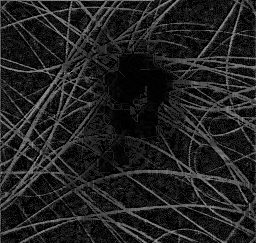
//> input picture GenerBluei.png, 256 x 243 px, given in place of GenerBluei.png.png, which was not available
$ ./main 3 3 3 3 GenerBluei.png   (built with g++ and OpenCV 4)
//> lines starting //> are read from the running program, lines starting //| are printed output that depends on the picture; after the words box and inside, x2 and y2 are one past the last pixel; in counts of white or black regions, pixels touching at a corner belong together; pictures that were not available may be replaced by others from this repository, and a replacement may not be noted
//#include <opencv2/core/core.hpp>
//#include <opencv2/highgui/highgui.hpp>
#include <opencv2/opencv.hpp>
#include <iostream>
#include <list>
#include <cmath>
#include <vector>
#include <algorithm>
// #define T 24

using namespace cv;
using namespace std;

//Struct que representam o tamanho das linhas que cruzam os pixels
//Será usada para percorrer
struct lines{
    /*
     * 0 - 0º
     * 1 - 45º
     * 2 - 90º
     * 3 - 135º
     */
    int lin[4];
};

//Seta todas as linhas da struct linhas para 1 (apenas o pixel atual)
void iniciaLinhas(struct lines *linhas){
    for(int i = 0 ; i < 4 ; i++){
        linhas->lin[i] = 1;
    }
}

//Filtro de mediana adaptado para só ser aplicado numa máscara hair
bool medianFiltering(Mat *in, Mat *out,Mat *hair, int kernel){

    //argumentos devem conter dados
    if( !in->data || !out->data ) {
        printf("Entrada do filtro de mediana invalida!\n");
        return false;
    }

    if(kernel %2 == 0){
        printf("Tamanho da janela deve ser impar.\n");
        return false;
    }

    int borderSize = (kernel-1)/2;
    vector<uchar> kernelValues;

    Mat buffer;
    in->copyTo(buffer);

    copyMakeBorder(buffer,buffer,borderSize,borderSize,borderSize,borderSize,BORDER_DEFAULT); //espelha a borda

    //passa o kernel na imagem, e o centro passa a ser a mediana. (uso a função sort)
    for(int x = borderSize ; x < in->cols ; x++){
        for(int y = borderSize ; y < in->rows ; y++){

            for(int kernelX = x-borderSize ; kernelX <= x+borderSize ; kernelX++ ){
                for(int kernelY = y - borderSize ; kernelY <= y+borderSize ; kernelY++){
                    kernelValues.push_back(buffer.at<uchar>(Point(kernelX,kernelY)));
                }
            }
            sort(kernelValues.begin(), kernelValues.end());

            if(hair->at<uchar>(Point(x,y)) == 0){ // Só faz a mediana se for região de cabelo
                out->at<uchar>(Point(x,y)) = kernelValues[(kernel*kernel -1)/2];
            }
            kernelValues.clear();


        }
    }

    return true;
}

int main(int argc , char *argv[])
{
    if(argc < 6){
        cout << "Erro no número de argumentos, devem ser 5:\n\n";
        cout << "1- largura maxima (use um valor grande 10-50)" << endl;
        cout << "2- Comprimento minimo (Só funcionou bem com valores 0-10)" << endl;
        cout << "3- Threshold de segmentação(20-50) " << endl;
        cout << "4- Quantos pixels de distancia pegar como candidatos da interpolação (use 1-30)" << endl;
        cout << "5- qual imagem (sem a extensão, ex: fig3)\n";
        exit(1);
    }

    //Argumentos (explicados acima)
    int largura = atoi(argv[1]);
    int comprimento = atoi(argv[2]);
    int T = atoi(argv[3]);
    int skip = atoi(argv[4]);
    string imagem = argv[5];


    Mat mat_colored, mat_out, mat_bilinear, matFinal; //Declaração da matriz da imagem colorida
    Mat mat_hair[3], mat_closed0[3],mat_closed45[3],mat_closed90[3],mat_closed[3]; // Matrizes auxiliares para o fechamento e para os cabelos
    Mat kernel0,kernel45,kernel90; //Declaração dos kernels para fazer closing
    Mat channels[3],channels_bilinear[3],channels_mediana[3]; // Matriz dos canais BRG separados
    Mat generalized_grayscale[3], mat_hair_final,mat_hair_final_grossa,mat_mediana;// Matrizes necessarias para calculo da matriz de cabelo final binaria

    mat_colored = imread("./" + imagem + ".png",CV_LOAD_IMAGE_COLOR); //carrega arquivo
//> mat_colored is the input picture: 243 rows x 256 cols, CV_8UC3; min 0, max 157, mean 32.9

    split(mat_colored,channels); // Separa a matriz colorida em 3 canais BGR

    channels[0].copyTo(channels_bilinear[0]);
    channels[1].copyTo(channels_bilinear[1]);
    channels[2].copyTo(channels_bilinear[2]);


    // Inicializa matrizes com 0
    mat_mediana = Mat::zeros(mat_colored.rows,mat_colored.cols, CV_8UC1); // Matriz que contem a mediana
    for (int i =0;i<3;i++){
        mat_closed0[i] = Mat::zeros(mat_colored.rows,mat_colored.cols, CV_8UC1); // Vetor de 3 matrizes (BGR) para o grau 0
        mat_closed45[i] = Mat::zeros(mat_colored.rows,mat_colored.cols, CV_8UC1);// Vetor de 3 matrizes (BGR) para o grau 45
        mat_closed90[i] = Mat::zeros(mat_colored.rows,mat_colored.cols, CV_8UC1);// Vetor de 3 matrizes (BGR) para o grau 90
        mat_closed[i] = Mat::zeros(mat_colored.rows,mat_colored.cols, CV_8UC1); // Vetor de 3 matrizes (BGR) para resultado final dos fechamentos
        mat_hair[i] = Mat::zeros(mat_colored.rows,mat_colored.cols, CV_8UC1); // Vetor de 3 matrizes (BGR) para os cabelos
    }

    //cria os kernels para fazer o fechamento
    kernel0 = Mat::zeros(1,13, CV_8UC1);
    kernel45 = Mat::zeros(9,9, CV_8UC1);
    kernel90 = Mat::zeros(13,1, CV_8UC1);

    //Kernel para dilatacao
    Mat kernelD = Mat::ones(4,4, CV_8UC1);

    // preenche os kernels com 1's
    for(int i=1;i<12;i++){
        kernel0.at<uchar>(0, i, 0) = 1;
        kernel90.at<uchar>(i, 0, 0) = 1;
    }

    // preenche os kernels com 1's
    for(int j=1;j<8;j++){
        for(int k=1;k<8;k++){
            if (j == k){
                kernel45.at<uchar>(j,k,0) = 1;
            }
        }
    }


    // Aplica o fechamento com os 3 kernels

    //Blue
    morphologyEx(channels[0], mat_closed0[0],cv::MORPH_CLOSE, kernel0);
//> mat_closed0[1]: 243 rows x 256 cols, CV_8UC1; every value is 0
    morphologyEx(channels[0], mat_closed45[0],cv::MORPH_CLOSE, kernel45);
    morphologyEx(channels[0], mat_closed90[0],cv::MORPH_CLOSE, kernel90);
    //Red
    morphologyEx(channels[1], mat_closed0[1],cv::MORPH_CLOSE, kernel0);
    morphologyEx(channels[1], mat_closed45[1],cv::MORPH_CLOSE, kernel45);
    morphologyEx(channels[1], mat_closed90[1],cv::MORPH_CLOSE, kernel90);
    //Green
    morphologyEx(channels[2], mat_closed0[2],cv::MORPH_CLOSE, kernel0);
    morphologyEx(channels[2], mat_closed45[2],cv::MORPH_CLOSE, kernel45);
    morphologyEx(channels[2], mat_closed90[2],cv::MORPH_CLOSE, kernel90);


    // For para calcular o maximo entre os fechamentos aplicados com 3 graus diferentes e para os 3 planos BGR
    for (int i=0; i< mat_colored.rows; i++){
        for (int j=0 ;j< mat_colored.cols ; j++){
            mat_closed[0].at<uchar>(i,j) = max(max(mat_closed0[0].at<uchar>(i,j), mat_closed45[0].at<uchar>(i,j)), mat_closed90[0].at<uchar>(i,j));
            mat_closed[1].at<uchar>(i,j) = max(max(mat_closed0[1].at<uchar>(i,j), mat_closed45[1].at<uchar>(i,j)), mat_closed90[1].at<uchar>(i,j));
            mat_closed[2].at<uchar>(i,j) = max(max(mat_closed0[2].at<uchar>(i,j), mat_closed45[2].at<uchar>(i,j)), mat_closed90[2].at<uchar>(i,j));
        }
    }
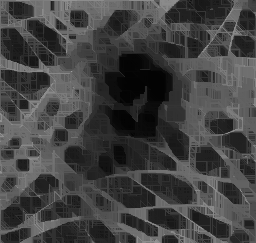
//> mat_closed[0]: 243 rows x 256 cols, CV_8UC1; min 2, max 157, mean 65.1

    // Calcula a diferença absoluta dos canais originais (channel) e dos canais com fechamento calculados no for acima (generalized_grayscale)
    absdiff(channels[0], mat_closed[0], generalized_grayscale[0]);
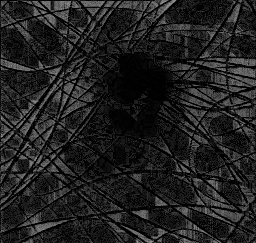
//> generalized_grayscale[0]: 243 rows x 256 cols, CV_8UC1; min 0, max 144, mean 32.2
    absdiff(channels[1], mat_closed[1], generalized_grayscale[1]);
    absdiff(channels[2], mat_closed[2], generalized_grayscale[2]);


    // For para construir a mat_hair, que é binaria e definida pelo treshhold T
    for (int i=0; i< mat_colored.rows; i++){
        for (int j=0 ;j< mat_colored.cols ; j++){
            if(generalized_grayscale[0].at<uchar>(i,j) < T){
                mat_hair[0].at<uchar>(i,j) = 0;
            }
            else{
                mat_hair[0].at<uchar>(i,j) = 255;
            }
            if(generalized_grayscale[1].at<uchar>(i,j) < T){
                mat_hair[1].at<uchar>(i,j) = 0;
            }
            else{
                mat_hair[1].at<uchar>(i,j) = 255;
            }
            if(generalized_grayscale[2].at<uchar>(i,j) < T){
                mat_hair[2].at<uchar>(i,j) = 0;
            }
            else{
                mat_hair[2].at<uchar>(i,j) = 255;
            }
        }
    }
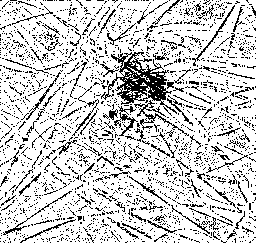
//> mat_hair[0]: 243 rows x 256 cols, CV_8UC1; 80.5% white; black in thin lines or dots

    // Junção das 3 channels de fechamento
    merge(mat_closed,3,mat_out);

    // União das 3 matrizes de cabelo B, G, R
    mat_hair_final = mat_hair[0] + mat_hair[1] + mat_hair[2];

    //inversão da matriz.
    mat_hair_final = 255 - mat_hair_final;
//> mat_hair_final: 243 rows x 256 cols, CV_8UC1; 19.5% white in thin lines or dots

    //escreve o que temos até agora da segmentação num arquivo
    imwrite("output/pelo_fino_ruidoso.png", mat_hair_final);

    /* Removendo ruídos de mat_hair_final
     * A ideia é descartar pixels que não fazem parte de uma região preta fina e comprida (cabelo)*/

    struct lines linhas; //struct que armazena o tamanho das 4 linhas que cruzam um pixel
    //Variaveis que percorrem ao redor do pixel usadas para achar tamanho das linhas que cruzam o pixel
    int posX = 0;
    int posY = 0;

    for(int y = 0 ; y < mat_hair_final.rows ; y++){
        for(int x = 0 ; x < mat_hair_final.cols ; x++){

            //se for cabelo
            if(mat_hair_final.at<uchar>(Point(x,y)) == 0){

               //inicia tamanho das linhas que cruzam o pixel para 1 (pixel atual)
               iniciaLinhas(&linhas);

               //Tamanho do segmento de 0º (calcula até sair do cabelo ou extrapolar a matriz)
               posX = x;
               posY = y;
               while(posX < mat_hair_final.cols){
                   posX++;
                   if(mat_hair_final.at<uchar>(Point(posX,posY)) == 0){
                       linhas.lin[0]++;
                   } else{
                       break;
                   }
               }

               //Tamanho do segmento de 45º
               posX = x;
               posY = y;
               while((posX < mat_hair_final.cols) && (posY > 0)){
                   posX++;
                   posY--;
                   if(mat_hair_final.at<uchar>(Point(posX,posY)) == 0){
                       linhas.lin[1]++;
                   } else{
                       break;
                   }
               }

               //Em 90º
               posX = x;
               posY = y;
               while(posY > 0 ){
                   posY--;
                   if(mat_hair_final.at<uchar>(Point(posX,posY)) == 0){
                       linhas.lin[2]++;
                   } else{
                       break;
                   }
               }

               //Em 135º
               posX = x;
               posY = y;
               while((posX >= 0) && (posY >0)){
                   posX--;
                   posY--;
                   if(mat_hair_final.at<uchar>(Point(posX,posY)) == 0){
                       linhas.lin[3]++;
                   } else{
                       break;
                   }
               }
               //Em 180º
               posX = x;
               posY = y;
               while(posX >= 0){
                   posX--;
                   if(mat_hair_final.at<uchar>(Point(posX,posY)) == 0){
                       linhas.lin[0]++;
                   } else{
                       break;
                   }
               }
               //Em 225º
               posX = x;
               posY = y;
               while((posX >= 0) && (posY < mat_hair_final.rows)){
                   posX--;
                   posY++;
                   if(mat_hair_final.at<uchar>(Point(posX,posY)) == 0){
                       linhas.lin[1]++;
                   } else{
                       break;
                   }
               }
               //Em 270º
               posX = x;
               posY = y;
               while(posY < mat_hair_final.rows){
                   posY++;
                   if(mat_hair_final.at<uchar>(Point(posX,posY)) == 0){
                       linhas.lin[2]++;
                   } else{
                       break;
                   }
               }
               //Em 315º
               posX = x;
               posY = y;
               while((posX < mat_hair_final.cols) && (posY < mat_hair_final.rows)){
                   posX++;
                   posY++;
                   if(mat_hair_final.at<uchar>(Point(posX,posY)) == 0){
                       linhas.lin[3]++;
                   } else{
                       break;
                   }
               }

               //acha maior a maior linha ordenando os tamanhos de forma decrescente.
               int sortLinhas[4] = {linhas.lin[0], linhas.lin[1], linhas.lin[2], linhas.lin[3]};
               sort(sortLinhas,sortLinhas+4, greater<int>());

               // Condição para não descartar: a maior linha deve ser maior que o comprimento estabelecido
               // A segunda maior linha deve ser menor do que a largura estabelecida.
               if(!(sortLinhas[0] > comprimento && sortLinhas[1] < largura)){
                mat_hair_final.at<uchar>(Point(x,y)) = 255;
               }

            }
        }

    }
//> this loop made 243 passes
//> (posX, posY) on passes 1 to 3: (256, 1), (256, 2), (256, 3)
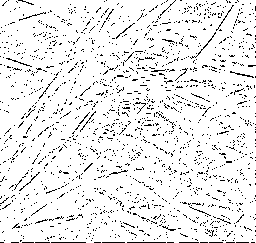
//> mat_hair_final: 243 rows x 256 cols, CV_8UC1; 92.4% white; black in thin lines or dots
//> after the loop, posX = 256; posY = 243

    /* Agora já temos uma segmentação sem ruídos,
     * passamos para a etapa de interpolação
     *
     * A lógica é determinar se a linha horizontal é maior do que a vertical
     * e escolher pontos para interpolação que sejam perpendiculares à maior linha
     * Assim, realizamos a interpolação e substituimos o pixel.
     *
     * Faremos apenas uma análise vertical e horizontal
     * */

    //Pontos que são usados para determinar as bordas dos cabelos
    //candxP é o da extremidade Positiva do eixo X
    //candxM é o da extremidade negativa do eixo X
    //candyP é a extremidade de cima
    //candyM é o da extremidade de baixo
    Point2d candxP = Point(0,0), candxM = Point(0,0), candyP = Point(0,0), candyM = Point(0,0);

    //Armazenará os dois pontos candidatos finais para interpolação a partir dos 4 acima
    Point2d candFinal1, candFinal2;

    //Guarda valor final da interpolação
    int bgrBilinear[3] = {0,0,0};

    for(int y = 0 ; y < mat_hair_final.rows ; y++){
        for(int x = 0 ; x < mat_hair_final.cols ; x++){

            // se for cabelo
            if(mat_hair_final.at<uchar>(Point(x,y)) == 0){

               iniciaLinhas(&linhas);

               //determinar borda do segmento de 0º positivo e colocar em candxP
               posX = x;
               posY = y;
               while(posX < mat_hair_final.cols){
                   posX++;
                   if(mat_hair_final.at<uchar>(Point(posX,posY)) == 0){
                       linhas.lin[0]++;
                       candxP = Point(posX,posY);
                   } else{
                       break;
                   }
               }

               //Em 90º
               posX = x;
               posY = y;
               while(posY > 0 ){
                   posY--;
                   if(mat_hair_final.at<uchar>(Point(posX,posY)) == 0){
                       linhas.lin[2]++;
                       candyP = Point(posX,posY);
                   } else{
                       break;
                   }
               }

               //Em 180º
               posX = x;
               posY = y;
               while(posX >= 0){
                   posX--;
                   if(mat_hair_final.at<uchar>(Point(posX,posY)) == 0){
                       linhas.lin[0]++;
                       candxM = Point(posX,posY);
                   } else{
                       break;
                   }
               }

               //Em 270º
               posX = x;
               posY = y;
               while(posY < mat_hair_final.rows){
                   posY++;
                   if(mat_hair_final.at<uchar>(Point(posX,posY)) == 0){
                       linhas.lin[2]++;
                       candyM = Point(posX,posY);
                   } else{
                       break;
                   }
               }

               //Agora temos 4 pontos candidatos para interpolação
               //Agora somaremos eles com o valor skip para pegar pontos mais distantes
               //Precisa de cuidado para não extrapolar a matriz

               if(candxP.x > (mat_hair_final.cols - (skip+1))){
                    candxP.x = mat_hair_final.cols - 1;
               } else{
                    candxP.x += skip;
               }

               if(candxM.x < skip){
                    candxM.x = 0;
               } else{
                    candxM.x -= skip;
               }

               if(candyM.y > (mat_hair_final.rows - (skip+1))){
                    candyM.y = mat_hair_final.rows - 1;
               } else{
                    candyM.y += skip;
               }

               if(candyP.y < skip){
                    candyP.y = 0;
               } else{
                    candyP.y -= skip;
               }

               //identifica candidato final dependendo da maior linha ser vertical (lin[2]) ou horizontal (lin[0])
               //Os pontos devem ser perpendiculares

               if(linhas.lin[0] > linhas.lin[2]){
                   candFinal1 = candyP;
                   candFinal2 = candyM;
               } else{
                   candFinal1 = candxP;
                   candFinal2 = candxM;
               }

               //Calcula de fato a interpolação

               bgrBilinear[0] =

                    channels[0].at<uchar>(candFinal2)*sqrt((pow(candFinal1.x-x,2)+pow(candFinal1.y-y,2))/(pow(candFinal2.x - candFinal1.x,2)+pow(candFinal2.y - candFinal1.y,2))) +
                    channels[0].at<uchar>(candFinal1)*sqrt((pow(candFinal2.x-x,2)+pow(candFinal2.y-y,2))/(pow(candFinal2.x - candFinal1.x,2)+pow(candFinal2.y - candFinal1.y,2)));

               bgrBilinear[1] =
                    (int)channels[1].at<uchar>(candFinal2)*sqrt((pow(candFinal1.x-x,2)+pow(candFinal1.y-y,2))/(pow(candFinal2.x - candFinal1.x,2)+pow(candFinal2.y - candFinal1.y,2))) +
                    (int)channels[1].at<uchar>(candFinal1)*sqrt((pow(candFinal2.x-x,2)+pow(candFinal2.y-y,2))/(pow(candFinal2.x - candFinal1.x,2)+pow(candFinal2.y - candFinal1.y,2)));

               bgrBilinear[2] =
                    (int)channels[2].at<uchar>(candFinal2)*sqrt((pow(candFinal1.x-x,2)+pow(candFinal1.y-y,2))/(pow(candFinal2.x - candFinal1.x,2)+pow(candFinal2.y - candFinal1.y,2))) +
                    (int)channels[2].at<uchar>(candFinal1)*sqrt((pow(candFinal2.x-x,2)+pow(candFinal2.y-y,2))/(pow(candFinal2.x - candFinal1.x,2)+pow(candFinal2.y - candFinal1.y,2)));

             // Coloca em cada canal
             channels_bilinear[0].at<uchar>(Point(x,y)) = bgrBilinear[0];
             channels_bilinear[1].at<uchar>(Point(x,y)) = bgrBilinear[1];
             channels_bilinear[2].at<uchar>(Point(x,y)) = bgrBilinear[2];

            }

        }
    }
//> this loop made 243 passes
//> (posX, posY, candxP, candyP, candxM, candyM) on passes 1 to 3: (237, 1, Point(193, 0), Point(0, 0), Point(171, 0), Point(22, 25)), (238, 2, Point(52, 1), Point(22, 0), Point(0, 1), Point(229, 8)), (236, 3, Point(242, 2), Point(229, 0), Point(232, 2), Point(28, 30))
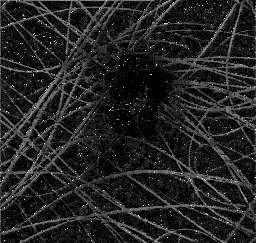
//> channels_bilinear[0]: 243 rows x 256 cols, CV_8UC1; min 0, max 255, mean 35.4
//> after the loop, posX = 254; posY = 243; candxP = Point(255, 242); candyP = Point(20, 0); candxM = Point(248, 242); candyM = Point(254, 242)

    //Junta os canais em um Mat de 3 canais
    merge(channels_bilinear,3,mat_bilinear);

    // A matriz de cabelos que será dilatada é invertida para que a dilatação seja feita corretamente.
    mat_hair_final_grossa = 255 - mat_hair_final;
//> mat_hair_final_grossa: 243 rows x 256 cols, CV_8UC1; 7.6% white in thin lines or dots

    // Dilata a matriz de pelos para que estes fiquem mais grossos, utilizo aqui um kernel de 4x4 com 1's
    dilate(mat_hair_final_grossa,mat_hair_final_grossa, kernelD);
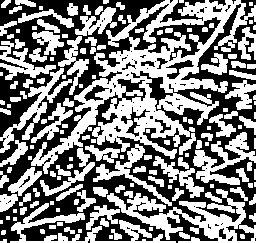
//> mat_hair_final_grossa: 243 rows x 256 cols, CV_8UC1; 50.9% white; 88 black regions (70 under 20 px), largest, box (x1, y1, x2, y2) and area: (0, 0, 256, 243) 28693, (160, 0, 205, 23) 347, (121, 107, 150, 137) 204
    mat_hair_final_grossa = 255 - mat_hair_final_grossa;

    channels_bilinear[0].copyTo(channels_mediana[0]);
    channels_bilinear[1].copyTo(channels_mediana[1]);
    channels_bilinear[2].copyTo(channels_mediana[2]);

    // Aplica a mediana nos canais interpolados
    medianFiltering(&channels_bilinear[0],&channels_mediana[0],&mat_hair_final_grossa,5);
//> after the loop in medianFiltering, `for(int x = borderSize ; x < in->cols ; x++)`:
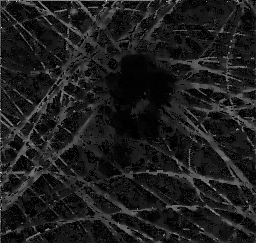
//> out: 243 rows x 256 cols, CV_8UC1; min 0, max 240, mean 29.3
    medianFiltering(&channels_bilinear[1],&channels_mediana[1],&mat_hair_final_grossa,5);
    medianFiltering(&channels_bilinear[2],&channels_mediana[2],&mat_hair_final_grossa,5);


    // Junta os 3 canais na imagem final
    merge(channels_mediana,3,matFinal);

    // [9 lines of commented-out code are left out]
    imwrite("output/imgFinal.png",matFinal);
    imwrite("output/bilinear.png",mat_bilinear);
    imwrite("output/GeneralizedBluei.png", generalized_grayscale[0]);
    imwrite("output/GeneralizedGreeni.png", generalized_grayscale[1]);
    imwrite("output/GeneralizedRedi.png", generalized_grayscale[2]);
    imwrite("output/ChannelBluei.png", channels[0]);
    imwrite("output/ChannelGreeni.png", channels[1]);
    imwrite("output/ChannelRedi.png", channels[2]);
    imwrite("output/ClosedBluei.png", mat_closed[0]);
    imwrite("output/ClosedGreeni.png", mat_closed[1]);
    imwrite("output/ClosedRedi.png", mat_closed[2]);
    imwrite("output/HairBluei.png", mat_hair[0]);
    imwrite("output/HairGreeni.png", mat_hair[1]);
    imwrite("output/HairRedi.png", mat_hair[2]);
    imwrite("output/pelo_fino_sem_ruido.png", mat_hair_final);
    imwrite("output/pelo_grosso.png", mat_hair_final_grossa);
    return 0;
}

$ run again, on GenerRedi.png
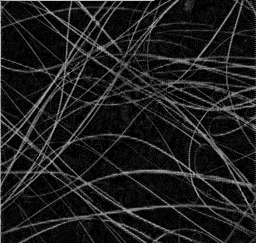
//> input picture GenerRedi.png, 256 x 243 px, given in place of GenerRedi.png.png, which was not available
//> mat_colored is the input picture: 243 rows x 256 cols, CV_8UC3; min 0, max 206, mean 29.7
//> after the loop `for (int i=0; i< mat_colored.rows; i++)`:
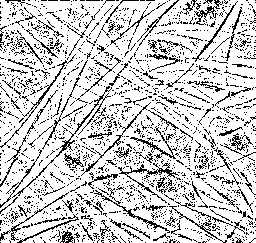
//> mat_hair[0]: 243 rows x 256 cols, CV_8UC1; 80.1% white; black in thin lines or dots
//> the loop `for(int y = 0 ; y < mat_hair_final.rows ; y++)` made 243 passes
//> (posX, posY) on passes 1 to 3: (256, 2), (256, 2), (256, 4)
//> after the loop `for(int y = 0 ; y < mat_hair_final.rows ; y++)`: posX = 256; posY = 243
//> the loop `for(int y = 0 ; y < mat_hair_final.rows ; y++)` made 243 passes
//> (posX, posY, candxP, candyP, candxM, candyM) on passes 1 to 3: (220, 1, Point(139, 0), Point(0, 0), Point(105, 0), Point(120, 19)), (255, 2, Point(232, 1), Point(120, 0), Point(198, 1), Point(199, 32)), (225, 3, Point(211, 2), Point(199, 0), Point(189, 2), Point(192, 21))
//> after the loop `for(int y = 0 ; y < mat_hair_final.rows ; y++)`: posX = 255; posY = 243; candxP = Point(255, 242); candyP = Point(251, 0); candxM = Point(248, 242); candyM = Point(255, 242); bgrBilinear = [49, 49, 49]
//> after the loop in medianFiltering, `for(int x = borderSize ; x < in->cols ; x++)`:
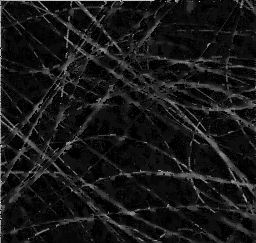
//> out: 243 rows x 256 cols, CV_8UC1; min 0, max 255, mean 23.4
